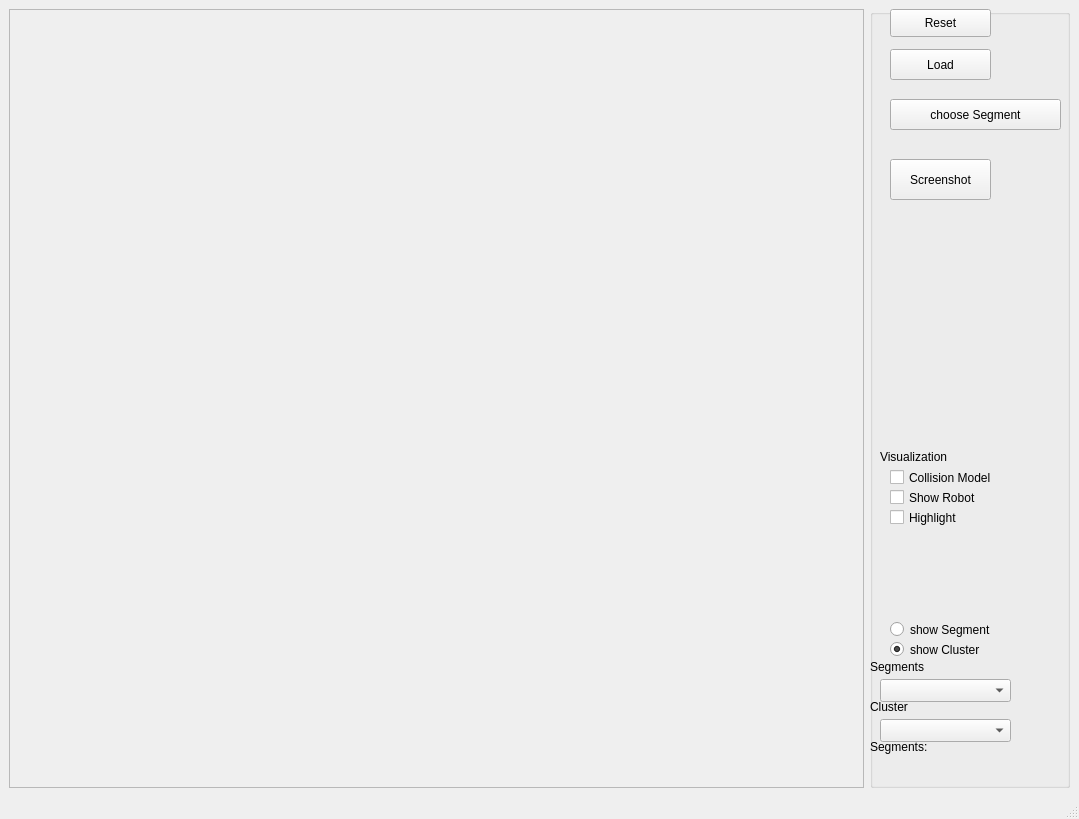
<?xml version="1.0" encoding="UTF-8"?>
<ui version="4.0">
 <class>SegmentedObjectViewer</class>
 <widget class="QMainWindow" name="SegmentedObjectViewer">
  <property name="geometry">
   <rect>
    <x>0</x>
    <y>0</y>
    <width>1079</width>
    <height>819</height>
   </rect>
  </property>
  <property name="windowTitle">
   <string>SimoxCGAL - SegmentedObject Viewer</string>
  </property>
  <widget class="QWidget" name="centralwidget">
   <layout class="QGridLayout" name="gridLayout">
    <item row="0" column="0">
     <widget class="QFrame" name="frameViewer">
      <property name="frameShape">
       <enum>QFrame::StyledPanel</enum>
      </property>
      <property name="frameShadow">
       <enum>QFrame::Raised</enum>
      </property>
     </widget>
    </item>
    <item row="0" column="1">
     <widget class="QGroupBox" name="groupBox">
      <property name="maximumSize">
       <size>
        <width>200</width>
        <height>16777215</height>
       </size>
      </property>
      <property name="title">
       <string/>
      </property>
      <widget class="QPushButton" name="pushButtonReset">
       <property name="geometry">
        <rect>
         <x>20</x>
         <y>0</y>
         <width>101</width>
         <height>28</height>
        </rect>
       </property>
       <property name="text">
        <string>Reset</string>
       </property>
      </widget>
      <widget class="QLabel" name="label_10">
       <property name="geometry">
        <rect>
         <x>10</x>
         <y>440</y>
         <width>111</width>
         <height>16</height>
        </rect>
       </property>
       <property name="text">
        <string>Visualization</string>
       </property>
      </widget>
      <widget class="QCheckBox" name="checkBoxColModel">
       <property name="geometry">
        <rect>
         <x>20</x>
         <y>460</y>
         <width>141</width>
         <height>17</height>
        </rect>
       </property>
       <property name="text">
        <string>Collision Model</string>
       </property>
      </widget>
      <widget class="QCheckBox" name="checkBoxHighlight">
       <property name="geometry">
        <rect>
         <x>20</x>
         <y>500</y>
         <width>141</width>
         <height>17</height>
        </rect>
       </property>
       <property name="text">
        <string>Highlight</string>
       </property>
      </widget>
      <widget class="QPushButton" name="pushButtonLoadSegmented">
       <property name="geometry">
        <rect>
         <x>20</x>
         <y>40</y>
         <width>101</width>
         <height>31</height>
        </rect>
       </property>
       <property name="text">
        <string>Load</string>
       </property>
      </widget>
      <widget class="QComboBox" name="comboBoxSegments">
       <property name="geometry">
        <rect>
         <x>10</x>
         <y>670</y>
         <width>131</width>
         <height>23</height>
        </rect>
       </property>
       <property name="toolTip">
        <string>&lt;html&gt;&lt;head/&gt;&lt;body&gt;&lt;p&gt;&lt;br/&gt;&lt;/p&gt;&lt;/body&gt;&lt;/html&gt;</string>
       </property>
      </widget>
      <widget class="QRadioButton" name="radioButtonShowSegment">
       <property name="geometry">
        <rect>
         <x>20</x>
         <y>610</y>
         <width>141</width>
         <height>21</height>
        </rect>
       </property>
       <property name="text">
        <string>show Segment</string>
       </property>
       <property name="checked">
        <bool>false</bool>
       </property>
      </widget>
      <widget class="QRadioButton" name="radioButtonShowClusters">
       <property name="geometry">
        <rect>
         <x>20</x>
         <y>630</y>
         <width>141</width>
         <height>21</height>
        </rect>
       </property>
       <property name="text">
        <string>show Cluster</string>
       </property>
       <property name="checked">
        <bool>true</bool>
       </property>
      </widget>
      <widget class="QComboBox" name="comboBoxCluster">
       <property name="geometry">
        <rect>
         <x>10</x>
         <y>710</y>
         <width>131</width>
         <height>23</height>
        </rect>
       </property>
       <property name="toolTip">
        <string>&lt;html&gt;&lt;head/&gt;&lt;body&gt;&lt;p&gt;&lt;br/&gt;&lt;/p&gt;&lt;/body&gt;&lt;/html&gt;</string>
       </property>
      </widget>
      <widget class="QLabel" name="labelSegments">
       <property name="geometry">
        <rect>
         <x>0</x>
         <y>650</y>
         <width>201</width>
         <height>16</height>
        </rect>
       </property>
       <property name="text">
        <string>Segments</string>
       </property>
      </widget>
      <widget class="QLabel" name="labelCluster">
       <property name="geometry">
        <rect>
         <x>0</x>
         <y>690</y>
         <width>201</width>
         <height>16</height>
        </rect>
       </property>
       <property name="text">
        <string>Cluster</string>
       </property>
      </widget>
      <widget class="QCheckBox" name="checkBoxRobot">
       <property name="geometry">
        <rect>
         <x>20</x>
         <y>480</y>
         <width>141</width>
         <height>17</height>
        </rect>
       </property>
       <property name="text">
        <string>Show Robot</string>
       </property>
      </widget>
      <widget class="QPushButton" name="pushButtonChoseSegment">
       <property name="geometry">
        <rect>
         <x>20</x>
         <y>90</y>
         <width>171</width>
         <height>31</height>
        </rect>
       </property>
       <property name="text">
        <string>choose Segment</string>
       </property>
      </widget>
      <widget class="QLabel" name="labelOut">
       <property name="geometry">
        <rect>
         <x>0</x>
         <y>730</y>
         <width>201</width>
         <height>16</height>
        </rect>
       </property>
       <property name="text">
        <string>Segments:</string>
       </property>
      </widget>
      <widget class="QPushButton" name="pushButtonScreenshot">
       <property name="geometry">
        <rect>
         <x>20</x>
         <y>150</y>
         <width>101</width>
         <height>41</height>
        </rect>
       </property>
       <property name="text">
        <string>Screenshot</string>
       </property>
      </widget>
     </widget>
    </item>
   </layout>
  </widget>
  <widget class="QMenuBar" name="menubar">
   <property name="geometry">
    <rect>
     <x>0</x>
     <y>0</y>
     <width>1079</width>
     <height>25</height>
    </rect>
   </property>
  </widget>
  <widget class="QStatusBar" name="statusbar"/>
 </widget>
 <resources/>
 <connections/>
</ui>
